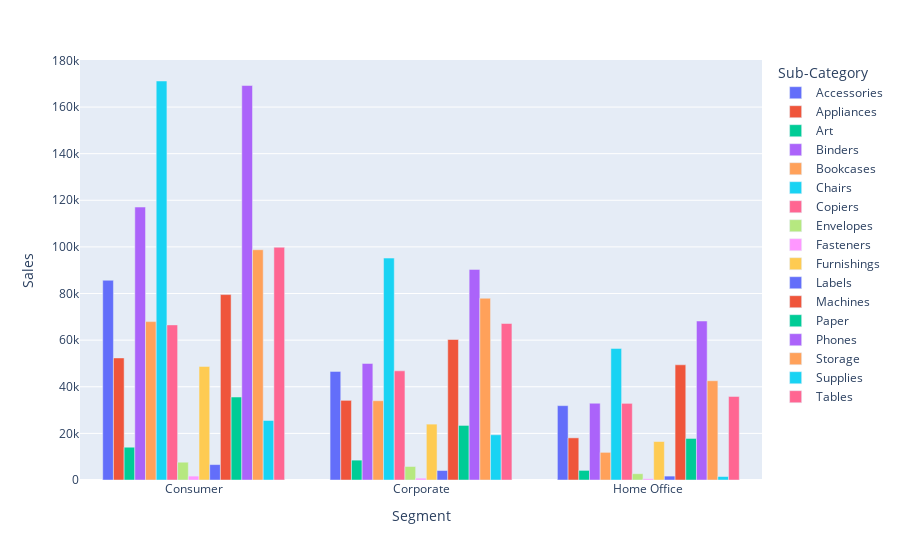

The cell this chart's notebook holds for it:
### Code cell
fig = px.bar(segement_by_category,
            x="Segment",
            y="Sales",
            barmode="group",
            color="Sub-Category")
fig.show()

### Figure 1 — Plotly figure (JSON) as saved in the notebook; plotly's stock layout.template omitted (floating-point values rounded to 4 significant figures)
{"data": [{"alignmentgroup": "True", "hovertemplate": "Sub-Category=Accessories<br>Segment=%{x}<br>Sales=%{y}<extra></extra>", "legendgroup": "Accessories", "marker": {"color": "#636efa", "pattern": {"shape": ""}}, "name": "Accessories", "offsetgroup": "Accessories", "orientation": "v", "showlegend": true, "textposition": "auto", "type": "bar", "x": ["Consumer", "Corporate", "Home Office"], "xaxis": "x", "y": [85700.0, 46590.0, 31890.0], "yaxis": "y"}, {"alignmentgroup": "True", "hovertemplate": "Sub-Category=Appliances<br>Segment=%{x}<br>Sales=%{y}<extra></extra>", "legendgroup": "Appliances", "marker": {"color": "#EF553B", "pattern": {"shape": ""}}, "name": "Appliances", "offsetgroup": "Appliances", "orientation": "v", "showlegend": true, "textposition": "auto", "type": "bar", "x": ["Consumer", "Corporate", "Home Office"], "xaxis": "x", "y": [52370.0, 34170.0, 18080.0], "yaxis": "y"}, {"alignmentgroup": "True", "hovertemplate": "Sub-Category=Art<br>Segment=%{x}<br>Sales=%{y}<extra></extra>", "legendgroup": "Art", "marker": {"color": "#00cc96", "pattern": {"shape": ""}}, "name": "Art", "offsetgroup": "Art", "orientation": "v", "showlegend": true, "textposition": "auto", "type": "bar", "x": ["Consumer", "Corporate", "Home Office"], "xaxis": "x", "y": [14060.0, 8526.0, 4117.0], "yaxis": "y"}, {"alignmentgroup": "True", "hovertemplate": "Sub-Category=Binders<br>Segment=%{x}<br>Sales=%{y}<extra></extra>", "legendgroup": "Binders", "marker": {"color": "#ab63fa", "pattern": {"shape": ""}}, "name": "Binders", "offsetgroup": "Binders", "orientation": "v", "showlegend": true, "textposition": "auto", "type": "bar", "x": ["Consumer", "Corporate", "Home Office"], "xaxis": "x", "y": [117100.0, 50010.0, 32930.0], "yaxis": "y"}, {"alignmentgroup": "True", "hovertemplate": "Sub-Category=Bookcases<br>Segment=%{x}<br>Sales=%{y}<extra></extra>", "legendgroup": "Bookcases", "marker": {"color": "#FFA15A", "pattern": {"shape": ""}}, "name": "Bookcases", "offsetgroup": "Bookcases", "orientation": "v", "showlegend": true, "textposition": "auto", "type": "bar", "x": ["Consumer", "Corporate", "Home Office"], "xaxis": "x", "y": [67950.0, 34010.0, 11860.0], "yaxis": "y"}, {"alignmentgroup": "True", "hovertemplate": "Sub-Category=Chairs<br>Segment=%{x}<br>Sales=%{y}<extra></extra>", "legendgroup": "Chairs", "marker": {"color": "#19d3f3", "pattern": {"shape": ""}}, "name": "Chairs", "offsetgroup": "Chairs", "orientation": "v", "showlegend": true, "textposition": "auto", "type": "bar", "x": ["Consumer", "Corporate", "Home Office"], "xaxis": "x", "y": [171200.0, 95200.0, 56450.0], "yaxis": "y"}, {"alignmentgroup": "True", "hovertemplate": "Sub-Category=Copiers<br>Segment=%{x}<br>Sales=%{y}<extra></extra>", "legendgroup": "Copiers", "marker": {"color": "#FF6692", "pattern": {"shape": ""}}, "name": "Copiers", "offsetgroup": "Copiers", "orientation": "v", "showlegend": true, "textposition": "auto", "type": "bar", "x": ["Consumer", "Corporate", "Home Office"], "xaxis": "x", "y": [66540.0, 46830.0, 32880.0], "yaxis": "y"}, {"alignmentgroup": "True", "hovertemplate": "Sub-Category=Envelopes<br>Segment=%{x}<br>Sales=%{y}<extra></extra>", "legendgroup": "Envelopes", "marker": {"color": "#B6E880", "pattern": {"shape": ""}}, "name": "Envelopes", "offsetgroup": "Envelopes", "orientation": "v", "showlegend": true, "textposition": "auto", "type": "bar", "x": ["Consumer", "Corporate", "Home Office"], "xaxis": "x", "y": [7632.0, 5798.0, 2699.0], "yaxis": "y"}, {"alignmentgroup": "True", "hovertemplate": "Sub-Category=Fasteners<br>Segment=%{x}<br>Sales=%{y}<extra></extra>", "legendgroup": "Fasteners", "marker": {"color": "#FF97FF", "pattern": {"shape": ""}}, "name": "Fasteners", "offsetgroup": "Fasteners", "orientation": "v", "showlegend": true, "textposition": "auto", "type": "bar", "x": ["Consumer", "Corporate", "Home Office"], "xaxis": "x", "y": [1675.0, 783.3, 543.7], "yaxis": "y"}, {"alignmentgroup": "True", "hovertemplate": "Sub-Category=Furnishings<br>Segment=%{x}<br>Sales=%{y}<extra></extra>", "legendgroup": "Furnishings", "marker": {"color": "#FECB52", "pattern": {"shape": ""}}, "name": "Furnishings", "offsetgroup": "Furnishings", "orientation": "v", "showlegend": true, "textposition": "auto", "type": "bar", "x": ["Consumer", "Corporate", "Home Office"], "xaxis": "x", "y": [48720.0, 23980.0, 16510.0], "yaxis": "y"}, {"alignmentgroup": "True", "hovertemplate": "Sub-Category=Labels<br>Segment=%{x}<br>Sales=%{y}<extra></extra>", "legendgroup": "Labels", "marker": {"color": "#636efa", "pattern": {"shape": ""}}, "name": "Labels", "offsetgroup": "Labels", "orientation": "v", "showlegend": true, "textposition": "auto", "type": "bar", "x": ["Consumer", "Corporate", "Home Office"], "xaxis": "x", "y": [6611.0, 4062.0, 1675.0], "yaxis": "y"}, {"alignmentgroup": "True", "hovertemplate": "Sub-Category=Machines<br>Segment=%{x}<br>Sales=%{y}<extra></extra>", "legendgroup": "Machines", "marker": {"color": "#EF553B", "pattern": {"shape": ""}}, "name": "Machines", "offsetgroup": "Machines", "orientation": "v", "showlegend": true, "textposition": "auto", "type": "bar", "x": ["Consumer", "Corporate", "Home Office"], "xaxis": "x", "y": [79540.0, 60280.0, 49420.0], "yaxis": "y"}, {"alignmentgroup": "True", "hovertemplate": "Sub-Category=Paper<br>Segment=%{x}<br>Sales=%{y}<extra></extra>", "legendgroup": "Paper", "marker": {"color": "#00cc96", "pattern": {"shape": ""}}, "name": "Paper", "offsetgroup": "Paper", "orientation": "v", "showlegend": true, "textposition": "auto", "type": "bar", "x": ["Consumer", "Corporate", "Home Office"], "xaxis": "x", "y": [35600.0, 23410.0, 17820.0], "yaxis": "y"}, {"alignmentgroup": "True", "hovertemplate": "Sub-Category=Phones<br>Segment=%{x}<br>Sales=%{y}<extra></extra>", "legendgroup": "Phones", "marker": {"color": "#ab63fa", "pattern": {"shape": ""}}, "name": "Phones", "offsetgroup": "Phones", "orientation": "v", "showlegend": true, "textposition": "auto", "type": "bar", "x": ["Consumer", "Corporate", "Home Office"], "xaxis": "x", "y": [169200.0, 90340.0, 68210.0], "yaxis": "y"}, {"alignmentgroup": "True", "hovertemplate": "Sub-Category=Storage<br>Segment=%{x}<br>Sales=%{y}<extra></extra>", "legendgroup": "Storage", "marker": {"color": "#FFA15A", "pattern": {"shape": ""}}, "name": "Storage", "offsetgroup": "Storage", "orientation": "v", "showlegend": true, "textposition": "auto", "type": "bar", "x": ["Consumer", "Corporate", "Home Office"], "xaxis": "x", "y": [98780.0, 77980.0, 42580.0], "yaxis": "y"}, {"alignmentgroup": "True", "hovertemplate": "Sub-Category=Supplies<br>Segment=%{x}<br>Sales=%{y}<extra></extra>", "legendgroup": "Supplies", "marker": {"color": "#19d3f3", "pattern": {"shape": ""}}, "name": "Supplies", "offsetgroup": "Supplies", "orientation": "v", "showlegend": true, "textposition": "auto", "type": "bar", "x": ["Consumer", "Corporate", "Home Office"], "xaxis": "x", "y": [25530.0, 19400.0, 1489.0], "yaxis": "y"}, {"alignmentgroup": "True", "hovertemplate": "Sub-Category=Tables<br>Segment=%{x}<br>Sales=%{y}<extra></extra>", "legendgroup": "Tables", "marker": {"color": "#FF6692", "pattern": {"shape": ""}}, "name": "Tables", "offsetgroup": "Tables", "orientation": "v", "showlegend": true, "textposition": "auto", "type": "bar", "x": ["Consumer", "Corporate", "Home Office"], "xaxis": "x", "y": [99850.0, 67130.0, 35830.0], "yaxis": "y"}], "layout": {"barmode": "group", "legend": {"title": {"text": "Sub-Category"}, "tracegroupgap": 0}, "margin": {"t": 60}, "xaxis": {"anchor": "y", "domain": [0, 1], "title": {"text": "Segment"}}, "yaxis": {"anchor": "x", "domain": [0, 1], "title": {"text": "Sales"}}}}
